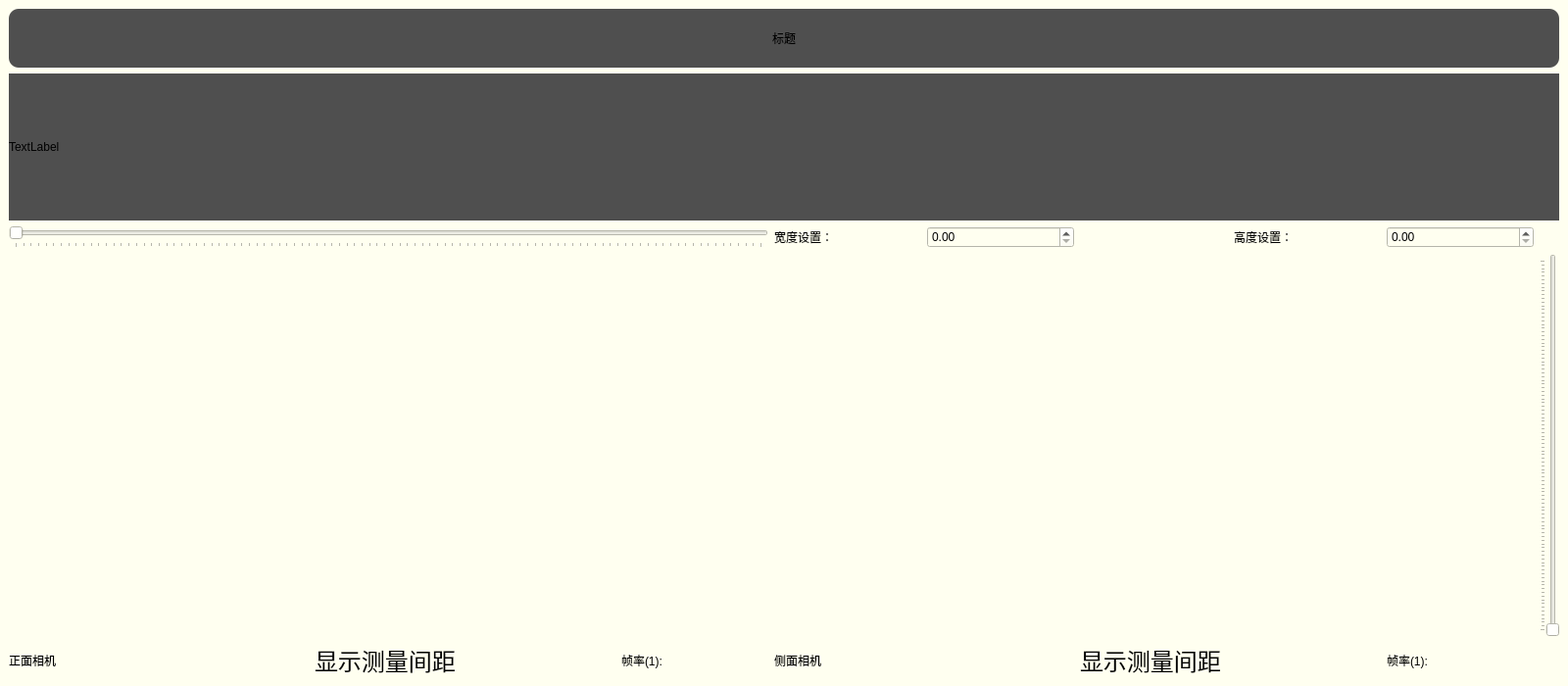
<?xml version="1.0" encoding="UTF-8"?>
<ui version="4.0">
 <class>MainWindow</class>
 <widget class="QMainWindow" name="MainWindow">
  <property name="geometry">
   <rect>
    <x>0</x>
    <y>0</y>
    <width>1600</width>
    <height>700</height>
   </rect>
  </property>
  <property name="maximumSize">
   <size>
    <width>1600</width>
    <height>1600</height>
   </size>
  </property>
  <property name="focusPolicy">
   <enum>Qt::WheelFocus</enum>
  </property>
  <property name="windowTitle">
   <string>MainWindow</string>
  </property>
  <property name="windowOpacity">
   <double>1.000000000000000</double>
  </property>
  <property name="autoFillBackground">
   <bool>false</bool>
  </property>
  <property name="styleSheet">
   <string notr="true">background-color:rgb(255, 255, 240)</string>
  </property>
  <widget class="QWidget" name="centralwidget">
   <layout class="QGridLayout" name="gridLayout">
    <item row="4" column="7">
     <widget class="QLabel" name="label_14">
      <property name="palette">
       <palette>
        <active>
         <colorrole role="Button">
          <brush brushstyle="SolidPattern">
           <color alpha="255">
            <red>255</red>
            <green>255</green>
            <blue>240</blue>
           </color>
          </brush>
         </colorrole>
         <colorrole role="Base">
          <brush brushstyle="SolidPattern">
           <color alpha="255">
            <red>255</red>
            <green>255</green>
            <blue>240</blue>
           </color>
          </brush>
         </colorrole>
         <colorrole role="Window">
          <brush brushstyle="SolidPattern">
           <color alpha="255">
            <red>255</red>
            <green>255</green>
            <blue>240</blue>
           </color>
          </brush>
         </colorrole>
        </active>
        <inactive>
         <colorrole role="Button">
          <brush brushstyle="SolidPattern">
           <color alpha="255">
            <red>255</red>
            <green>255</green>
            <blue>240</blue>
           </color>
          </brush>
         </colorrole>
         <colorrole role="Base">
          <brush brushstyle="SolidPattern">
           <color alpha="255">
            <red>255</red>
            <green>255</green>
            <blue>240</blue>
           </color>
          </brush>
         </colorrole>
         <colorrole role="Window">
          <brush brushstyle="SolidPattern">
           <color alpha="255">
            <red>255</red>
            <green>255</green>
            <blue>240</blue>
           </color>
          </brush>
         </colorrole>
        </inactive>
        <disabled>
         <colorrole role="Button">
          <brush brushstyle="SolidPattern">
           <color alpha="255">
            <red>255</red>
            <green>255</green>
            <blue>240</blue>
           </color>
          </brush>
         </colorrole>
         <colorrole role="Base">
          <brush brushstyle="SolidPattern">
           <color alpha="255">
            <red>255</red>
            <green>255</green>
            <blue>240</blue>
           </color>
          </brush>
         </colorrole>
         <colorrole role="Window">
          <brush brushstyle="SolidPattern">
           <color alpha="255">
            <red>255</red>
            <green>255</green>
            <blue>240</blue>
           </color>
          </brush>
         </colorrole>
        </disabled>
       </palette>
      </property>
      <property name="font">
       <font>
        <pointsize>18</pointsize>
       </font>
      </property>
      <property name="styleSheet">
       <string notr="true">border-color: rgb(170, 255, 255);</string>
      </property>
      <property name="text">
       <string>显示测量间距</string>
      </property>
     </widget>
    </item>
    <item row="2" column="0" colspan="5">
     <widget class="QSlider" name="horizontalSlider">
      <property name="sizePolicy">
       <sizepolicy hsizetype="Ignored" vsizetype="Ignored">
        <horstretch>0</horstretch>
        <verstretch>0</verstretch>
       </sizepolicy>
      </property>
      <property name="minimumSize">
       <size>
        <width>0</width>
        <height>0</height>
       </size>
      </property>
      <property name="maximumSize">
       <size>
        <width>16777215</width>
        <height>16777215</height>
       </size>
      </property>
      <property name="focusPolicy">
       <enum>Qt::NoFocus</enum>
      </property>
      <property name="maximum">
       <number>99</number>
      </property>
      <property name="pageStep">
       <number>1</number>
      </property>
      <property name="orientation">
       <enum>Qt::Horizontal</enum>
      </property>
      <property name="tickPosition">
       <enum>QSlider::TicksBelow</enum>
      </property>
     </widget>
    </item>
    <item row="2" column="5">
     <widget class="QLabel" name="label_3">
      <property name="minimumSize">
       <size>
        <width>81</width>
        <height>18</height>
       </size>
      </property>
      <property name="maximumSize">
       <size>
        <width>16777215</width>
        <height>40</height>
       </size>
      </property>
      <property name="text">
       <string>宽度设置：</string>
      </property>
     </widget>
    </item>
    <item row="4" column="1">
     <widget class="QLabel" name="label_9">
      <property name="text">
       <string/>
      </property>
     </widget>
    </item>
    <item row="4" column="2">
     <widget class="QLabel" name="label_12">
      <property name="palette">
       <palette>
        <active>
         <colorrole role="Button">
          <brush brushstyle="SolidPattern">
           <color alpha="255">
            <red>255</red>
            <green>255</green>
            <blue>240</blue>
           </color>
          </brush>
         </colorrole>
         <colorrole role="Base">
          <brush brushstyle="SolidPattern">
           <color alpha="255">
            <red>255</red>
            <green>255</green>
            <blue>240</blue>
           </color>
          </brush>
         </colorrole>
         <colorrole role="Window">
          <brush brushstyle="SolidPattern">
           <color alpha="255">
            <red>255</red>
            <green>255</green>
            <blue>240</blue>
           </color>
          </brush>
         </colorrole>
        </active>
        <inactive>
         <colorrole role="Button">
          <brush brushstyle="SolidPattern">
           <color alpha="255">
            <red>255</red>
            <green>255</green>
            <blue>240</blue>
           </color>
          </brush>
         </colorrole>
         <colorrole role="Base">
          <brush brushstyle="SolidPattern">
           <color alpha="255">
            <red>255</red>
            <green>255</green>
            <blue>240</blue>
           </color>
          </brush>
         </colorrole>
         <colorrole role="Window">
          <brush brushstyle="SolidPattern">
           <color alpha="255">
            <red>255</red>
            <green>255</green>
            <blue>240</blue>
           </color>
          </brush>
         </colorrole>
        </inactive>
        <disabled>
         <colorrole role="Button">
          <brush brushstyle="SolidPattern">
           <color alpha="255">
            <red>255</red>
            <green>255</green>
            <blue>240</blue>
           </color>
          </brush>
         </colorrole>
         <colorrole role="Base">
          <brush brushstyle="SolidPattern">
           <color alpha="255">
            <red>255</red>
            <green>255</green>
            <blue>240</blue>
           </color>
          </brush>
         </colorrole>
         <colorrole role="Window">
          <brush brushstyle="SolidPattern">
           <color alpha="255">
            <red>255</red>
            <green>255</green>
            <blue>240</blue>
           </color>
          </brush>
         </colorrole>
        </disabled>
       </palette>
      </property>
      <property name="font">
       <font>
        <pointsize>18</pointsize>
       </font>
      </property>
      <property name="autoFillBackground">
       <bool>false</bool>
      </property>
      <property name="styleSheet">
       <string notr="true">border-color: rgb(255, 170, 0);</string>
      </property>
      <property name="text">
       <string>显示测量间距</string>
      </property>
     </widget>
    </item>
    <item row="4" column="5">
     <widget class="QLabel" name="label_7">
      <property name="minimumSize">
       <size>
        <width>120</width>
        <height>18</height>
       </size>
      </property>
      <property name="maximumSize">
       <size>
        <width>16777215</width>
        <height>16777215</height>
       </size>
      </property>
      <property name="text">
       <string>侧面相机</string>
      </property>
     </widget>
    </item>
    <item row="0" column="0" colspan="11">
     <widget class="QPushButton" name="pushButton">
      <property name="minimumSize">
       <size>
        <width>160</width>
        <height>60</height>
       </size>
      </property>
      <property name="autoFillBackground">
       <bool>false</bool>
      </property>
      <property name="styleSheet">
       <string notr="true">border-radius:10px;background:rgb(79, 79, 79)</string>
      </property>
      <property name="text">
       <string>标题</string>
      </property>
      <property name="autoDefault">
       <bool>false</bool>
      </property>
      <property name="flat">
       <bool>true</bool>
      </property>
     </widget>
    </item>
    <item row="3" column="5" colspan="5">
     <widget class="QLabel" name="label_2">
      <property name="sizePolicy">
       <sizepolicy hsizetype="Ignored" vsizetype="Expanding">
        <horstretch>0</horstretch>
        <verstretch>0</verstretch>
       </sizepolicy>
      </property>
      <property name="minimumSize">
       <size>
        <width>0</width>
        <height>0</height>
       </size>
      </property>
      <property name="text">
       <string/>
      </property>
      <property name="textFormat">
       <enum>Qt::AutoText</enum>
      </property>
      <property name="scaledContents">
       <bool>true</bool>
      </property>
     </widget>
    </item>
    <item row="1" column="0" colspan="11">
     <widget class="QLabel" name="label_11">
      <property name="minimumSize">
       <size>
        <width>0</width>
        <height>150</height>
       </size>
      </property>
      <property name="styleSheet">
       <string notr="true">background:rgb(79, 79, 79)</string>
      </property>
      <property name="text">
       <string>TextLabel</string>
      </property>
     </widget>
    </item>
    <item row="4" column="9">
     <widget class="QLabel" name="label_8">
      <property name="minimumSize">
       <size>
        <width>100</width>
        <height>18</height>
       </size>
      </property>
      <property name="maximumSize">
       <size>
        <width>16777215</width>
        <height>16777215</height>
       </size>
      </property>
      <property name="text">
       <string>帧率(1):</string>
      </property>
     </widget>
    </item>
    <item row="4" column="0">
     <widget class="QLabel" name="label_5">
      <property name="minimumSize">
       <size>
        <width>120</width>
        <height>28</height>
       </size>
      </property>
      <property name="maximumSize">
       <size>
        <width>16777215</width>
        <height>16777215</height>
       </size>
      </property>
      <property name="text">
       <string>正面相机</string>
      </property>
     </widget>
    </item>
    <item row="2" column="9">
     <widget class="QDoubleSpinBox" name="doubleSpinBox">
      <property name="focusPolicy">
       <enum>Qt::NoFocus</enum>
      </property>
     </widget>
    </item>
    <item row="3" column="10">
     <widget class="QSlider" name="verticalSlider">
      <property name="minimumSize">
       <size>
        <width>0</width>
        <height>0</height>
       </size>
      </property>
      <property name="maximumSize">
       <size>
        <width>16777215</width>
        <height>16777215</height>
       </size>
      </property>
      <property name="focusPolicy">
       <enum>Qt::NoFocus</enum>
      </property>
      <property name="orientation">
       <enum>Qt::Vertical</enum>
      </property>
      <property name="tickPosition">
       <enum>QSlider::TicksAbove</enum>
      </property>
     </widget>
    </item>
    <item row="2" column="6">
     <widget class="QDoubleSpinBox" name="doubleSpinBox_2">
      <property name="focusPolicy">
       <enum>Qt::NoFocus</enum>
      </property>
     </widget>
    </item>
    <item row="3" column="0" colspan="5">
     <widget class="QLabel" name="label">
      <property name="sizePolicy">
       <sizepolicy hsizetype="Ignored" vsizetype="Expanding">
        <horstretch>0</horstretch>
        <verstretch>0</verstretch>
       </sizepolicy>
      </property>
      <property name="minimumSize">
       <size>
        <width>0</width>
        <height>0</height>
       </size>
      </property>
      <property name="text">
       <string/>
      </property>
      <property name="scaledContents">
       <bool>true</bool>
      </property>
     </widget>
    </item>
    <item row="2" column="8">
     <widget class="QLabel" name="label_4">
      <property name="minimumSize">
       <size>
        <width>81</width>
        <height>18</height>
       </size>
      </property>
      <property name="maximumSize">
       <size>
        <width>16777215</width>
        <height>40</height>
       </size>
      </property>
      <property name="text">
       <string>高度设置：</string>
      </property>
     </widget>
    </item>
    <item row="4" column="6">
     <widget class="QLabel" name="label_10">
      <property name="text">
       <string/>
      </property>
     </widget>
    </item>
    <item row="4" column="4">
     <widget class="QLabel" name="label_6">
      <property name="minimumSize">
       <size>
        <width>100</width>
        <height>18</height>
       </size>
      </property>
      <property name="maximumSize">
       <size>
        <width>16777215</width>
        <height>16777215</height>
       </size>
      </property>
      <property name="text">
       <string>帧率(1):</string>
      </property>
     </widget>
    </item>
    <item row="4" column="3">
     <widget class="QLabel" name="label_13">
      <property name="text">
       <string/>
      </property>
     </widget>
    </item>
   </layout>
  </widget>
  <widget class="QMenuBar" name="menubar">
   <property name="geometry">
    <rect>
     <x>0</x>
     <y>0</y>
     <width>1600</width>
     <height>27</height>
    </rect>
   </property>
   <property name="font">
    <font>
     <pointsize>12</pointsize>
    </font>
   </property>
  </widget>
  <action name="action_1">
   <property name="text">
    <string>打开相机1</string>
   </property>
  </action>
  <action name="action_2">
   <property name="text">
    <string>打开相机2</string>
   </property>
  </action>
  <action name="actionExit">
   <property name="text">
    <string>Exit</string>
   </property>
  </action>
 </widget>
 <resources/>
 <connections/>
</ui>
